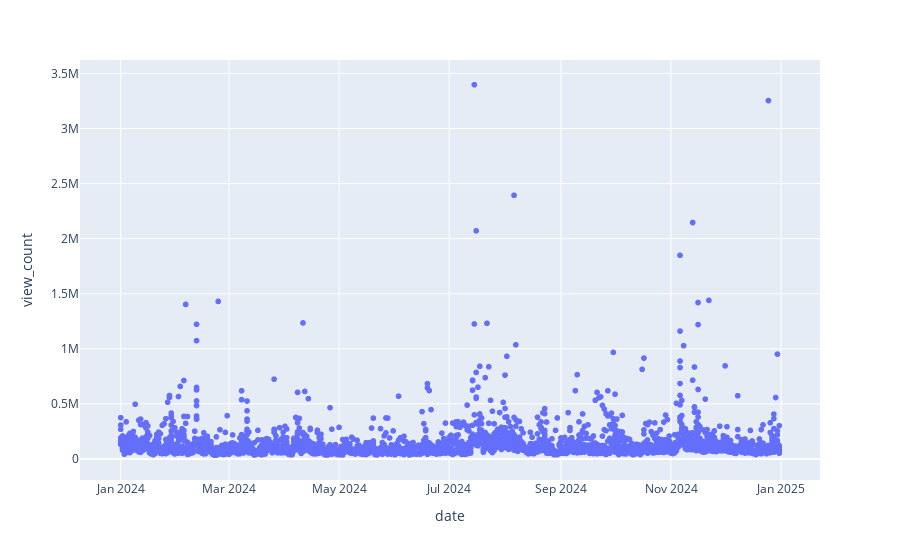

Notebook code for this chart:
### Markdown cell above
<h3>Plot data

### Code cell
fig = px.scatter(
    df_top10,
    x='date',
    y='view_count',
    hover_data=['search_key', 'view_count'],
    size_max=20
)

fig.show()

### Figure 1 — Plotly figure (JSON) as saved in the notebook; plotly's stock layout.template omitted (floating-point values rounded to 4 significant figures; data arrays with more than 128 entries replaced by an {"elided": "..."} marker saying what was removed)
{"data": [{"customdata": {"elided": "3640x1 str values"}, "hovertemplate": "date=%{x}<br>view_count=%{y}<br>search_key=%{customdata[0]}<extra></extra>", "legendgroup": "", "marker": {"color": "#636efa", "symbol": "circle"}, "mode": "markers", "name": "", "showlegend": false, "type": "scattergl", "x": {"elided": "3640 str values"}, "xaxis": "x", "y": {"elided": "3640 int values"}, "yaxis": "y"}], "layout": {"legend": {"tracegroupgap": 0}, "margin": {"t": 60}, "xaxis": {"anchor": "y", "domain": [0, 1], "title": {"text": "date"}}, "yaxis": {"anchor": "x", "domain": [0, 1], "title": {"text": "view_count"}}}}
